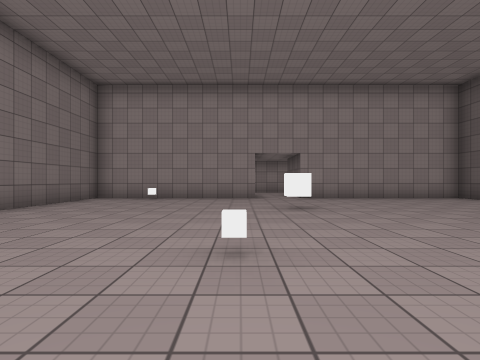
view 1 (above)

24 first-person views from a walk through a 3-D level made in the Unity game engine. The camera is 1.2 m above the floor, looks level and sees 80° across. Doors are open. The floor is counted in squares, 2 m on a side. Each view is taken from the middle of a square. On the plan, view 1 faces up. The plan holds only what a view shows up to about 9 squares ahead; the rest is blank. The place goes on beyond the plan. The player is left out. Surface patterns are stand-ins for the level's own textures.

view 2
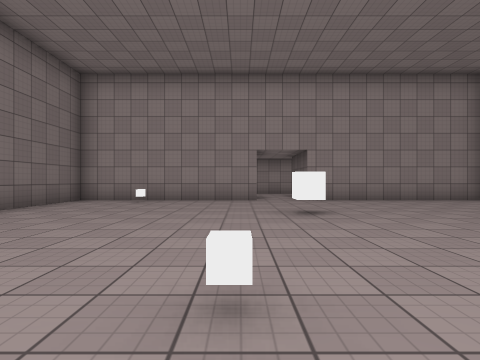

view 3
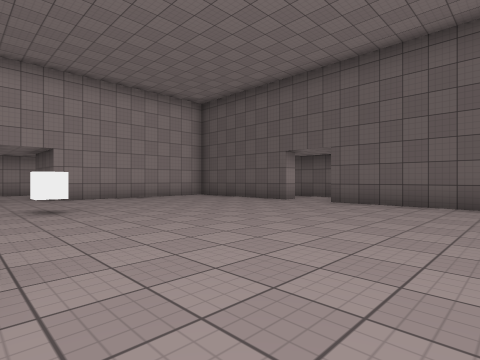

view 4
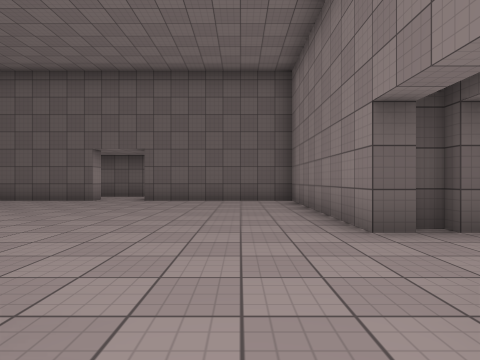

view 5
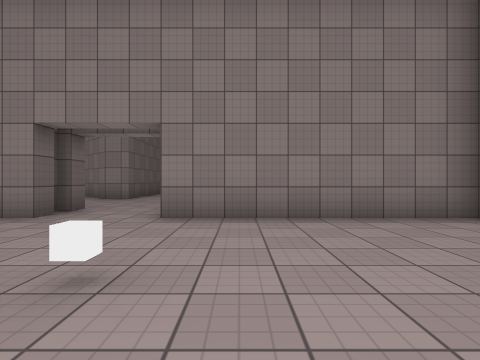

view 6
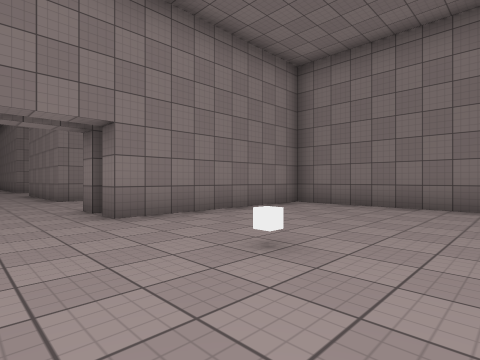

view 7
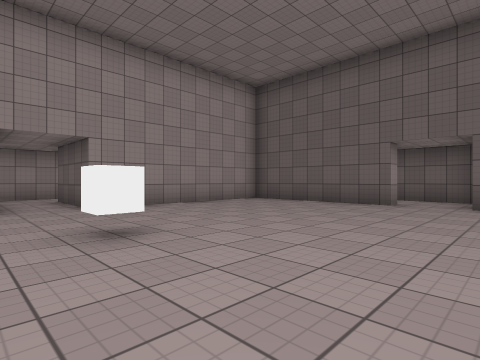

view 8
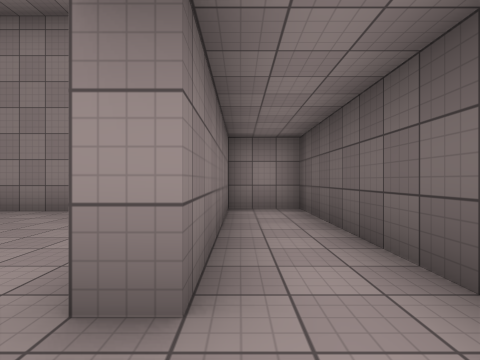

view 9
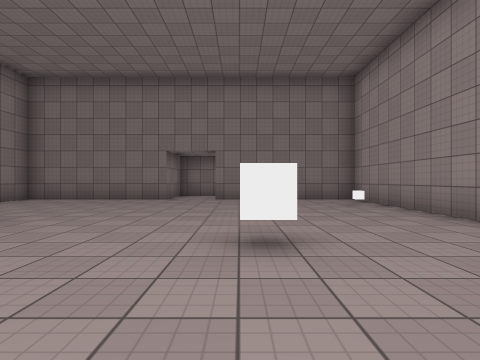

view 10
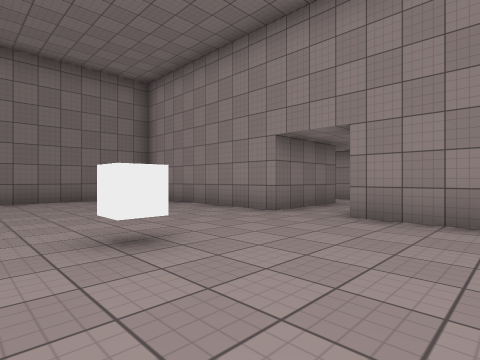

view 11
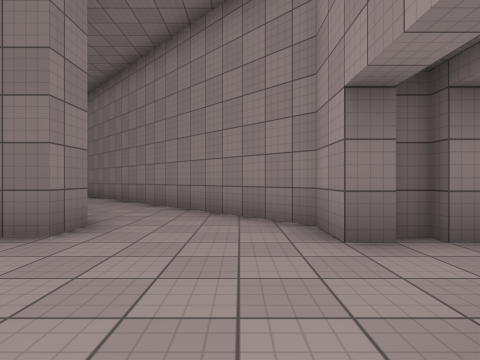

view 12
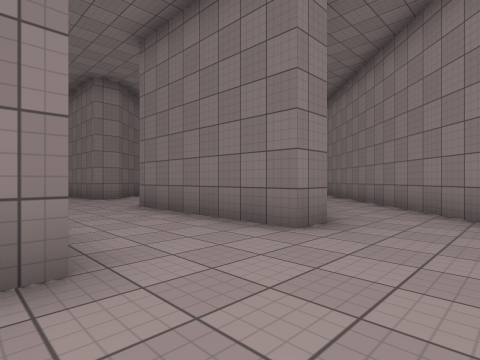

view 13
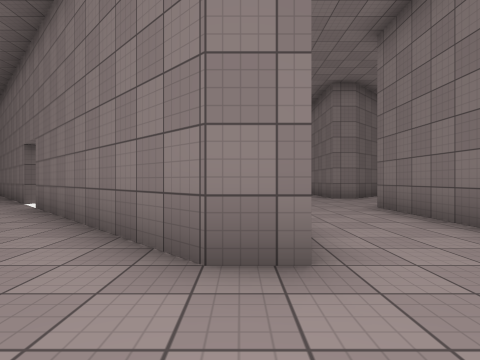

view 14
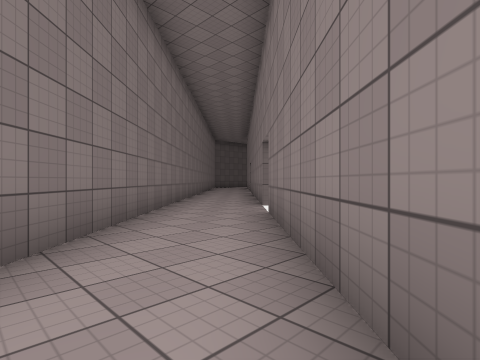

view 15
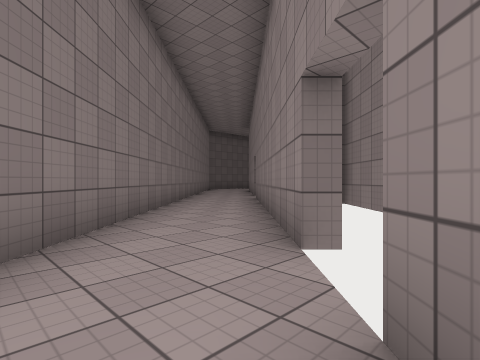

view 16
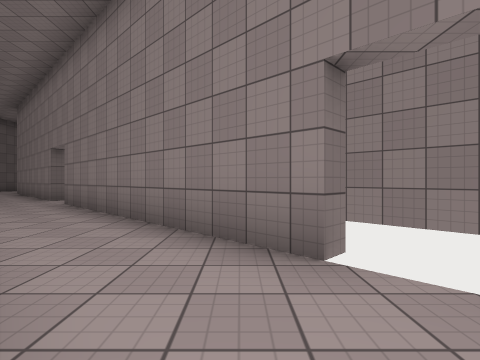

view 17
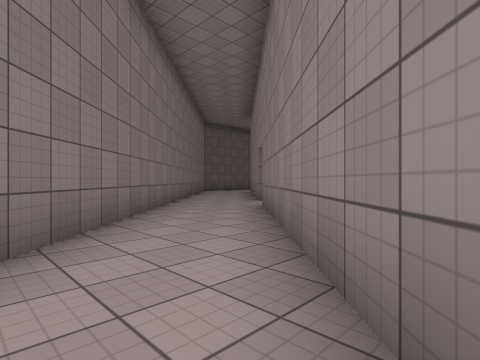

view 18
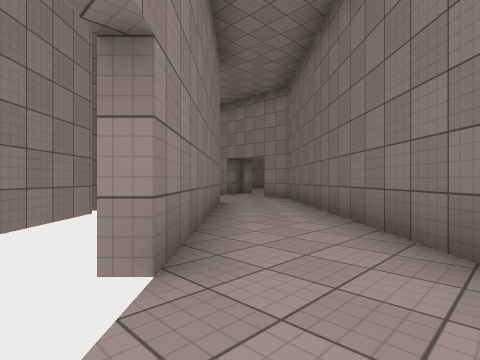

view 19
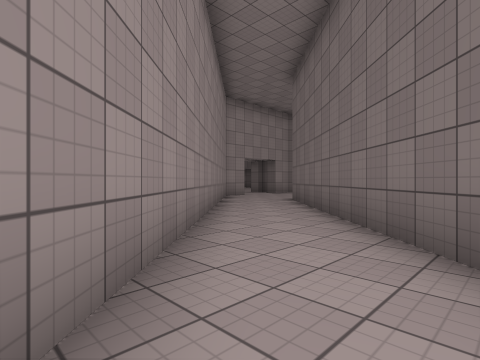

view 20
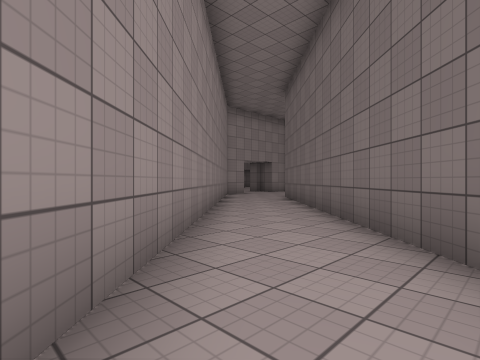

view 21
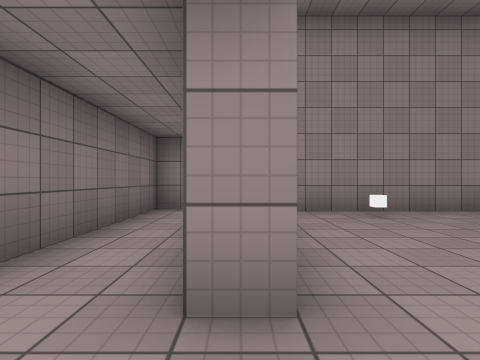

view 22
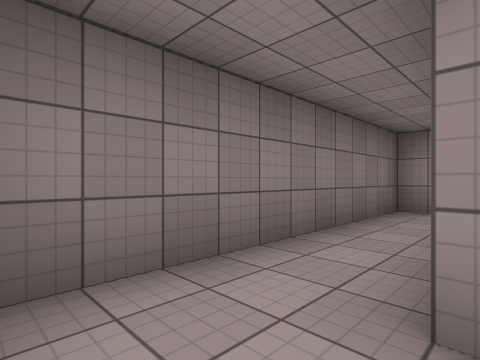

view 23
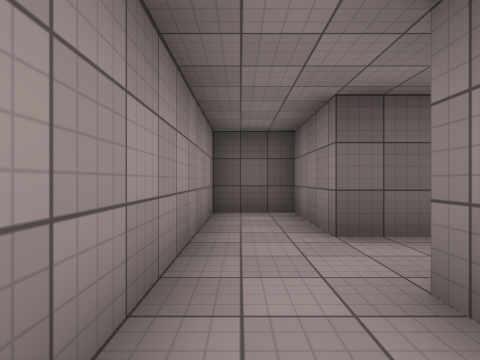

view 24
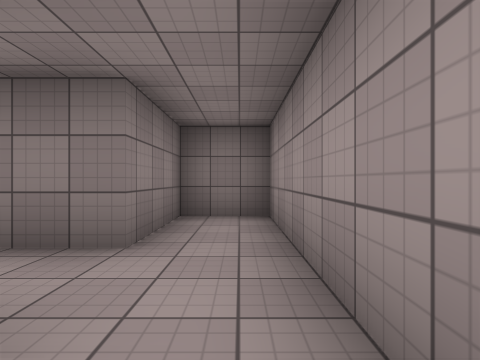

### Floor plan
Points are (right, up) in squares from view 1. A wall is a line through its corners. A room is listed if a view was taken in it or the views show most of it. See-through windows are left out.
Room 1 (views 1, 2, 3, 4, 5, 6, 7, 8, 9, 10)
walls: (2.2, -1) (2.2, -0.5) (7.3, -0.5) (7.3, 3.7); (2.5, -1.6) (2.5, -1.1); (0.5, 9.5) (-4.7, 9.5) (-4.7, 5.3); (0.2, -1.5) (0.2, -2); (2.2, -2) (2.2, -1.5); (-4.7, 3.9) (-4.7, -0.5) (0.2, -0.5) (0.2, -1); (9.3, 3.9) (9.3, 10) (7.8, 10); (7.1, 9.5) (2, 9.5); (7.8, 9.6) (7.8, 5.3) (7.3, 5.3) (7.3, 9)
ways out: opening at (1.5, -1.5) to room 2; opening at (-5, 4.5) to room 3; opening at (1, 10) to room 4
objects: white cube (-3, 9); white cube (0, 2); white cube (1, 6)
Room 2 (views 11, 12, 13, 14, 15, 16, 17, 18, 19, 20)
walls: (-6.6, -10.8) (-0.7, -5) (0, -5) (0, -9.2); (2.4, -5) (3.2, -5) (12.4, -14.2); (0.2, -2) (-0.7, -2) (-9, -10); (7.4, -9.1) (7.1, -9.4); (13.7, -12.2) (3.7, -2.5)
ways out: opening at (1.5, -1.5) to room 1; opening at (1.5, -8.5); opening at (13, -13)
Room 3 (views 21, 22)
walls: (-4.7, 5.3) (-5.3, 5.3); (-6.1, 10) (-6.7, 10) (-6.7, 4.1)
ways out: opening at (-5, 4.5) to room 1
Room 4 (views 23, 24)
walls: (2, 10) (2, 12) (4.2, 12) (4.2, 13.5) (-1.7, 13.5) (-1.7, 12) (0.5, 12) (0.5, 9.5)
ways out: opening at (1, 10) to room 1

Positions as (right, up) in squares from view 1, and headings:
1: (0, 0), facing up
2: (0, 1), facing up
3: (0, 0), facing up-right
4: (-1, 1), facing right
5: (-1, 4), facing down
6: (2, 4), facing down-left
7: (0, 3), facing up-right
8: (8, 4), facing up
9: (4, 6), facing left
10: (4, 5), facing up-left
11: (3, -3), facing left
12: (3, -3), facing down-left
13: (3, -3), facing down
14: (4, -5), facing down-right
15: (7, -8), facing down-right
16: (9, -8), facing down
17: (9, -10), facing down-right
18: (9, -10), facing up-left
19: (-8, -10), facing up-right
20: (-9, -11), facing up-right
21: (-5, 4), facing up
22: (-5, 4), facing up-left
23: (-1, 13), facing right
24: (3, 13), facing left
